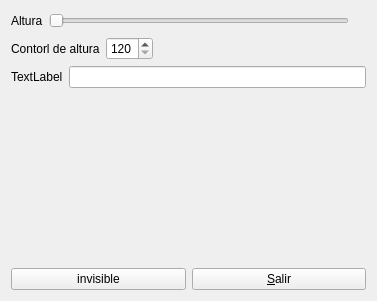
<?xml version="1.0" encoding="UTF-8"?>
<ui version="4.0">
 <class>MyForm</class>
 <widget class="QWidget" name="MyForm">
  <property name="geometry">
   <rect>
    <x>0</x>
    <y>0</y>
    <width>377</width>
    <height>301</height>
   </rect>
  </property>
  <property name="windowTitle">
   <string>Form</string>
  </property>
  <layout class="QVBoxLayout" name="verticalLayout">
   <item>
    <layout class="QHBoxLayout" name="horizontalLayout_3">
     <item>
      <widget class="QLabel" name="label">
       <property name="text">
        <string>Altura</string>
       </property>
      </widget>
     </item>
     <item>
      <widget class="QSlider" name="horizontalSlider">
       <property name="sizePolicy">
        <sizepolicy hsizetype="Fixed" vsizetype="Fixed">
         <horstretch>0</horstretch>
         <verstretch>0</verstretch>
        </sizepolicy>
       </property>
       <property name="minimumSize">
        <size>
         <width>300</width>
         <height>0</height>
        </size>
       </property>
       <property name="minimum">
        <number>120</number>
       </property>
       <property name="maximum">
        <number>230</number>
       </property>
       <property name="orientation">
        <enum>Qt::Horizontal</enum>
       </property>
      </widget>
     </item>
     <item>
      <spacer name="horizontalSpacer_3">
       <property name="orientation">
        <enum>Qt::Horizontal</enum>
       </property>
       <property name="sizeHint" stdset="0">
        <size>
         <width>40</width>
         <height>20</height>
        </size>
       </property>
      </spacer>
     </item>
    </layout>
   </item>
   <item>
    <layout class="QHBoxLayout" name="horizontalLayout_4">
     <item>
      <widget class="QLabel" name="label_2">
       <property name="text">
        <string>Contorl de altura</string>
       </property>
      </widget>
     </item>
     <item>
      <widget class="QSpinBox" name="spinBox">
       <property name="minimum">
        <number>120</number>
       </property>
       <property name="maximum">
        <number>230</number>
       </property>
      </widget>
     </item>
     <item>
      <spacer name="horizontalSpacer_2">
       <property name="orientation">
        <enum>Qt::Horizontal</enum>
       </property>
       <property name="sizeHint" stdset="0">
        <size>
         <width>40</width>
         <height>20</height>
        </size>
       </property>
      </spacer>
     </item>
    </layout>
   </item>
   <item>
    <layout class="QHBoxLayout" name="horizontalLayout">
     <item>
      <widget class="MyLabel" name="label_3">
       <property name="text">
        <string>TextLabel</string>
       </property>
      </widget>
     </item>
     <item>
      <widget class="QLineEdit" name="lineEdit"/>
     </item>
    </layout>
   </item>
   <item>
    <spacer name="verticalSpacer">
     <property name="orientation">
      <enum>Qt::Vertical</enum>
     </property>
     <property name="sizeHint" stdset="0">
      <size>
       <width>17</width>
       <height>105</height>
      </size>
     </property>
    </spacer>
   </item>
   <item>
    <layout class="QHBoxLayout" name="horizontalLayout_5">
     <item>
      <widget class="QPushButton" name="pushButton_2">
       <property name="text">
        <string>invisible</string>
       </property>
      </widget>
     </item>
     <item>
      <widget class="QPushButton" name="pushButton">
       <property name="text">
        <string>&amp;Salir</string>
       </property>
      </widget>
     </item>
    </layout>
   </item>
  </layout>
 </widget>
 <customwidgets>
  <customwidget>
   <class>MyLabel</class>
   <extends>QLabel</extends>
   <header>mylabel.h</header>
   <slots>
    <slot>setTextMay(QString)</slot>
   </slots>
  </customwidget>
 </customwidgets>
 <resources/>
 <connections>
  <connection>
   <sender>pushButton</sender>
   <signal>clicked()</signal>
   <receiver>MyForm</receiver>
   <slot>close()</slot>
   <hints>
    <hint type="sourcelabel">
     <x>366</x>
     <y>290</y>
    </hint>
    <hint type="destinationlabel">
     <x>351</x>
     <y>291</y>
    </hint>
   </hints>
  </connection>
  <connection>
   <sender>spinBox</sender>
   <signal>valueChanged(int)</signal>
   <receiver>horizontalSlider</receiver>
   <slot>setValue(int)</slot>
   <hints>
    <hint type="sourcelabel">
     <x>166</x>
     <y>56</y>
    </hint>
    <hint type="destinationlabel">
     <x>239</x>
     <y>28</y>
    </hint>
   </hints>
  </connection>
  <connection>
   <sender>horizontalSlider</sender>
   <signal>valueChanged(int)</signal>
   <receiver>spinBox</receiver>
   <slot>setValue(int)</slot>
   <hints>
    <hint type="sourcelabel">
     <x>293</x>
     <y>28</y>
    </hint>
    <hint type="destinationlabel">
     <x>166</x>
     <y>56</y>
    </hint>
   </hints>
  </connection>
  <connection>
   <sender>lineEdit</sender>
   <signal>textChanged(QString)</signal>
   <receiver>label_3</receiver>
   <slot>setTextMay(QString)</slot>
   <hints>
    <hint type="sourcelabel">
     <x>177</x>
     <y>105</y>
    </hint>
    <hint type="destinationlabel">
     <x>76</x>
     <y>110</y>
    </hint>
   </hints>
  </connection>
  <connection>
   <sender>pushButton_2</sender>
   <signal>clicked()</signal>
   <receiver>MyForm</receiver>
   <slot>setVisible()</slot>
   <hints>
    <hint type="sourcelabel">
     <x>233</x>
     <y>136</y>
    </hint>
    <hint type="destinationlabel">
     <x>224</x>
     <y>148</y>
    </hint>
   </hints>
  </connection>
 </connections>
 <slots>
  <slot>setVisible()</slot>
 </slots>
</ui>
